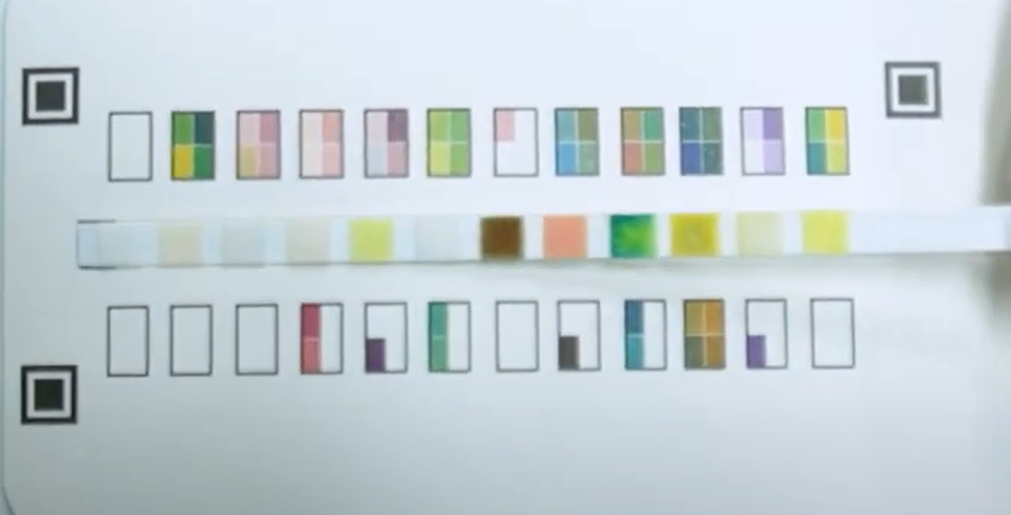
#> input picture basic_color/test_strip.jpg, 1011 x 515 px, found by its file name
$ python analyze_final.py
#> lines starting #> are read from the running program, lines starting #| are printed output that depends on the picture; after the words box and inside, x2 and y2 are one past the last pixel; in counts of white or black regions, pixels touching at a corner belong together
# analyze_final.py

import cv2
import numpy as np

def get_lab_color(image, x, y, w, h):
    """지정된 좌표(ROI)의 평균 LAB 색상 값을 반환합니다."""
    pad_roi = image[y:y+h, x:x+w]
    if pad_roi.size == 0:
        return np.array([0, 0, 0])
    avg_bgr_color = cv2.mean(pad_roi)[:3]
    bgr_pixel_image = np.array([[avg_bgr_color]], dtype=np.uint8)
    lab_pixel_image = cv2.cvtColor(bgr_pixel_image, cv2.COLOR_BGR2LAB)
    return lab_pixel_image[0][0] # [L, a, b]

# --- [1단계] 표준화 ---
image_filename = "test_strip.jpg"
image = cv2.imread(image_filename)
#> image is the input picture: shape (515, 1011, 3); mean B, G, R 212.9, 208.7, 197.5

if image is None:
    print(f"'{image_filename}' 이미지를 찾을 수 없습니다.")
else:
    pts_src_chart = np.array([
        [50, 93],   # 왼쪽 위
        [913, 90],  # 오른쪽 위
        [918, 386],  # 오른쪽 아래
        [47, 392]    # 왼쪽 아래
    ], dtype=np.float32)

    # (자동 비율 계산 로직)
    (tl, tr, br, bl) = pts_src_chart
    width_top = np.linalg.norm(tr - tl); width_bottom = np.linalg.norm(br - bl)
    max_width = int(max(width_top, width_bottom))
    height_left = np.linalg.norm(bl - tl); height_right = np.linalg.norm(br - tr)
    max_height = int(max(height_left, height_right))
    aspect_ratio = max_height / max_width
    width = 600
    height = int(width * aspect_ratio) # (h=205 근처가 될겁니다)

    print(f"표준화 이미지 크기: w={width}, h={height}")

    pts_dst = np.array([[0, 0], [width - 1, 0], [width - 1, height - 1], [0, height - 1]], dtype=np.float32)

    matrix = cv2.getPerspectiveTransform(pts_src_chart, pts_dst)
    image_warped = cv2.warpPerspective(image, matrix, (width, height))
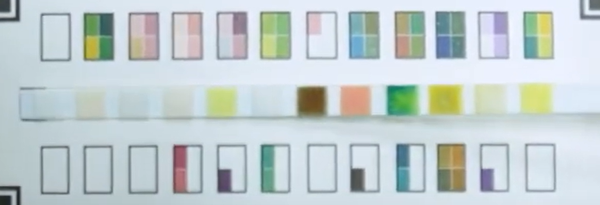
#> image_warped: shape (205, 600, 3); mean B, G, R 207.8, 206.7, 195.3

    # --- [2, 3단계] '기준 팔레트' (findContours) ---
    gray = cv2.cvtColor(image_warped, cv2.COLOR_BGR2GRAY)
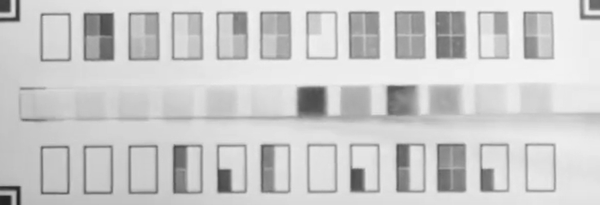
#> gray: shape (205, 600); min 33, max 247, mean 203.4
    thresh = cv2.adaptiveThreshold(gray, 255,
                                    cv2.ADAPTIVE_THRESH_GAUSSIAN_C,
                                    cv2.THRESH_BINARY_INV,
                                    15, 4)
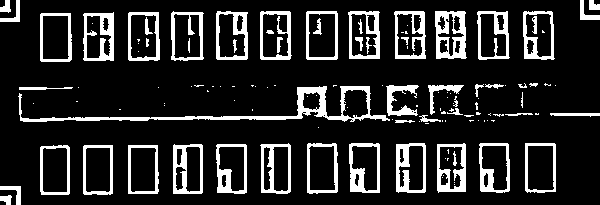
#> thresh: shape (205, 600); 15.6% white; 129 white regions (71 under 20 px)
    contours, _ = cv2.findContours(thresh, cv2.RETR_EXTERNAL, cv2.CHAIN_APPROX_SIMPLE)
#> contours = 96 contours, 55 with area under 20; largest, box (x1, y1, x2, y2) and area: (18, 86, 390, 122) 2474, (306, 11, 338, 60) 1485, (40, 13, 72, 62) 1462, (128, 12, 160, 61) 1454, (171, 11, 204, 61) 1452

    image_debug = image_warped.copy()
    baseline_palette_labs = [] # [3단계] 기준 DB
    strip_pad_labs = []        # [6단계] 스틱 LAB 값

    # (팔레트 크기 필터 - h=205 이미지 기준 튜닝 필요)
    PALETTE_W = (25, 40); PALETTE_H = (45, 55)

    for cnt in contours:
        x, y, w, h = cv2.boundingRect(cnt)

        # (크기 필터)
        if (PALETTE_W[0] < w < PALETTE_W[1]) and (PALETTE_H[0] < h < PALETTE_H[1]):
            # (Y좌표 필터: 윗줄/아랫줄만)
            if (y < height * 0.3) or (y > height * 0.6): # (위 30% 또는 아래 30% 영역)
                lab_val = get_lab_color(image_warped, x, y, w, h)
                baseline_palette_labs.append( (x, y, lab_val) )
                cv2.rectangle(image_debug, (x, y), (x + w, y + h), (0, 255, 0), 2) # 초록색
#> this loop made 96 passes
#> (x, y, w, h, avg_bgr_color in get_lab_color, bgr_pixel_image in get_lab_color, lab_val) on passes 3 to 11: (128, 145, 31, 49, (194.1, 188.8, 174.6), [[194, 188, 174]], [192, 124, 123]), (83, 145, 30, 50, (191.5, 186.5, 172.5), [[191, 186, 172]], [190, 124, 124]), (40, 145, 30, 50, (185.9, 181.5, 167.5), [[185, 181, 167]], [186, 124, 124]), (216, 144, 31, 50, (188.3, 177.5, 168.9), [[188, 177, 168]], [183, 127, 121]), (173, 144, 30, 50, (160.6, 153.3, 167.4), [[160, 153, 167]], [165, 134, 126]), (525, 143, 31, 50, (222.7, 214.1, 202.6), [[222, 214, 202]], [217, 125, 123]), (479, 143, 31, 50, (205.1, 191.3, 182.8), [[205, 191, 182]], [197, 128, 120]), (437, 143, 29, 50, (105.6, 140.6, 148), [[105, 140, 148]], [148, 125, 148]), (396, 143, 30, 50, (187.3, 176.7, 147.9), [[187, 176, 147]], [179, 121, 119])
#> (x, y, w, h, lab_val) on passes 81 to 86: (40, 13, 32, 49, [204, 125, 123]), (128, 12, 32, 49, [179, 133, 130]), (83, 12, 31, 49, [141, 110, 147]), (523, 11, 32, 49, [194, 114, 145]), (477, 11, 33, 49, [206, 133, 116]), (435, 11, 32, 48, [153, 121, 119])
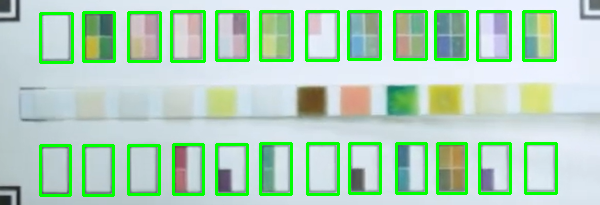
#> image_debug: shape (205, 600, 3); 9.38% of pixels changed, all inside (x1, y1, x2, y2) = (39, 10, 558, 197)
#> after the loop, baseline_palette_labs = 24 items, first 6: (128, 145, [192, 124, 123]), (83, 145, [190, 124, 124]), (40, 145, [186, 124, 124]), (216, 144, [183, 127, 121]), (173, 144, [165, 134, 126]), (525, 143, [217, 125, 123])

    # --- [5, 6단계] '소변 스틱' (Hough Lines + HSV Mask) ---

    # [5-1] '선 검출'로 스틱의 Y 경계 '자동' 찾기
    edges = cv2.Canny(gray, 50, 150)
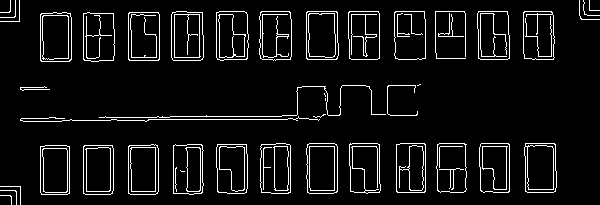
#> edges: shape (205, 600); 6.7% white in thin lines or dots
    lines = cv2.HoughLinesP(edges, 1, np.pi / 180, threshold=30, minLineLength=100, maxLineGap=10)
#> lines = [[192, 119, 295, 119]]

    horizontal_lines_y = []
    if lines is not None:
        for line in lines:
            x1, y1, x2, y2 = line[0]
            if abs(y1 - y2) < 5:
                horizontal_lines_y.append((y1 + y2) // 2)
#> this loop made 1 pass
#> after the loop, horizontal_lines_y = [119]

    Y_CENTER_GUESS = height // 2
    stick_lines_y = [y for y in horizontal_lines_y if abs(y - Y_CENTER_GUESS) < (height * 0.25)]
#> stick_lines_y = [119]

    if len(stick_lines_y) < 2:
        print("!!! 오류: 스틱의 위/아래 '수평선'을 자동으로 찾지 못했습니다.")
        strip_area_y_start, strip_area_y_end = Y_CENTER_GUESS - 20, Y_CENTER_GUESS + 20
    else:
        strip_area_y_start = min(stick_lines_y) - 5 # 5px 여유
        strip_area_y_end = max(stick_lines_y) + 5   # 5px 여유
        print(f"스틱 영역 '자동 검출' 성공: y={strip_area_y_start} ~ {strip_area_y_end}")

    # [5-2] '자동'으로 찾은 Y 경계로 스틱 영역 잘라내기
    strip_roi_image = image_warped[strip_area_y_start:strip_area_y_end, 0:width]

    if strip_roi_image.size == 0:
         print("!!! 오류: 스틱 영역을 잘라내지 못했습니다. Y좌표를 확인하세요.")
    else:
        # [5-3] (새 전처리 1) 흑백(Grayscale) 변환
        strip_gray = cv2.cvtColor(strip_roi_image, cv2.COLOR_BGR2GRAY)

        # [5-4] (새 전처리 2) CLAHE (대비 제한 적응형 히스토그램 평활화)
        # clipLimit=2.0: 대비(contrast)를 최대 2배까지만 증폭 (노이즈 방지)
        # tileGridSize=(4,4): 이미지를 4x4 격자로 나눠서 국소적으로 대비 향상
        clahe = cv2.createCLAHE(clipLimit=2.0, tileGridSize=(4, 4))
        strip_clahe = clahe.apply(strip_gray)

        # [5-5] (새 전처리 3) 'CLAHE' 이미지에 '튜닝된' adaptiveThreshold 적용

        # (blockSize=21: 21x21의 넓은 영역을 봄)
        # (C=7: ★★★ 민감도 수정 (3 -> 7) ★★★)
        # (주변 평균보다 7만큼 어두워야만 물체(흰색)로 인정)
        strip_thresh_noisy = cv2.adaptiveThreshold(strip_clahe, 255,
                                            cv2.ADAPTIVE_THRESH_GAUSSIAN_C,
                                            cv2.THRESH_BINARY_INV,
                                            21, 7)
#> strip_thresh_noisy: shape (40, 600); 22% white; 101 white regions (86 under 20 px), largest, box (x1, y1, x2, y2) and area: (18, 2, 419, 40) 3038, (428, 3, 464, 33) 360, (485, 30, 600, 36) 360

        # ★★★ [5-5-B] (새 전처리 4) '모폴로지'로 노이즈 청소 ★★★
        kernel = np.ones((3,3), np.uint8)
        strip_thresh = cv2.morphologyEx(strip_thresh_noisy, cv2.MORPH_OPEN, kernel, iterations=1)
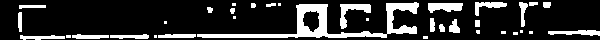
#> strip_thresh: shape (40, 600); 18.1% white; 35 white regions (13 under 20 px)

        # (디버깅) 3개의 전처리 창 띄우기
        cv2.imshow("1. Strip Gray", strip_gray)
        cv2.imshow("2. Strip CLAHE (Contrast Boosted)", strip_clahe)
        cv2.imshow("3. Strip Threshold (C=7)", strip_thresh) # <- 창 이름 변경
        cv2.imshow("4. Strip Mask (Cleaned)", strip_thresh)       # <- '청소된' 버전

        # [5-6] '최종 스레시'에서 'findContours' 실행
        pad_contours, _ = cv2.findContours(strip_thresh, cv2.RETR_EXTERNAL, cv2.CHAIN_APPROX_SIMPLE)
#> pad_contours = 35 contours, 17 with area under 20; largest, box (x1, y1, x2, y2) and area: (197, 2, 419, 38) 1895, (340, 4, 371, 29) 243, (428, 3, 463, 13) 225, (548, 30, 600, 36) 152, (475, 2, 507, 16) 149
        # ...
        print(f"\n--- [6단계] 소변 스틱 LAB (CLAHE 방식) ---")
        print(f"총 {len(pad_contours)}개의 패드 후보를 찾았습니다.")
#| 총 35개의 패드 후보를 찾았습니다.

        image_debug_strip = strip_roi_image.copy()

        # [5-7] 크기 필터
        STRIP_W = (15, 40); STRIP_H = (15, strip_area_y_end - strip_area_y_start)
        for cnt in pad_contours:
            x, y, w, h = cv2.boundingRect(cnt)
            if (STRIP_W[0] < w < STRIP_W[1]) and (STRIP_H[0] < h < STRIP_H[1]):
                abs_y = y + strip_area_y_start
                lab_val = get_lab_color(image_warped, x, abs_y, w, h)
                strip_pad_labs.append( (x, lab_val) )
                cv2.rectangle(image_debug_strip, (x, y), (x+w, y+h), (0, 0, 255), 2)
#> this loop made 35 passes
#> (x, y, w, h, abs_y, avg_bgr_color in get_lab_color, bgr_pixel_image in get_lab_color, lab_val) on pass 25: (340, 4, 31, 25, 86, (144.7, 166.9, 216.7), [[144, 166, 216]], [184, 143, 146])
#> (x, y, w, h) on passes 4, 5, 6, 7, 11, 13: (20, 35, 45, 5), (158, 34, 38, 4), (110, 34, 39, 5), (72, 34, 37, 5), (548, 30, 52, 6), (476, 30, 4, 4)
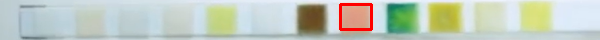
#> image_debug_strip: shape (40, 600, 3); mean B, G, R 189.6, 202.5, 193.3
#> after the loop, strip_pad_labs = [(340, [184, 143, 146])]
    # --- [7단계] 준비 완료: 결과 출력 ---
    baseline_palette_labs.sort(key=lambda p: (p[1], p[0])) # y, x 순
    strip_pad_labs.sort(key=lambda p: p[0]) # x 순

    print(f"\n--- [3단계] 기준 팔레트 LAB ({len(baseline_palette_labs)}개) ---")
#| --- [3단계] 기준 팔레트 LAB (24개) ---
    print(f"\n--- [6단계] 소변 스틱 LAB ({len(strip_pad_labs)}개) ---")
#| --- [6단계] 소변 스틱 LAB (1개) ---

    cv2.imshow("FINAL (Hough+HSV Hybrid)", image_debug) # 전체 이미지
    cv2.waitKey(0)
    cv2.destroyAllWindows()

$ run again, with basic_color/test_kit.png saved as basic_color/test_strip.jpg
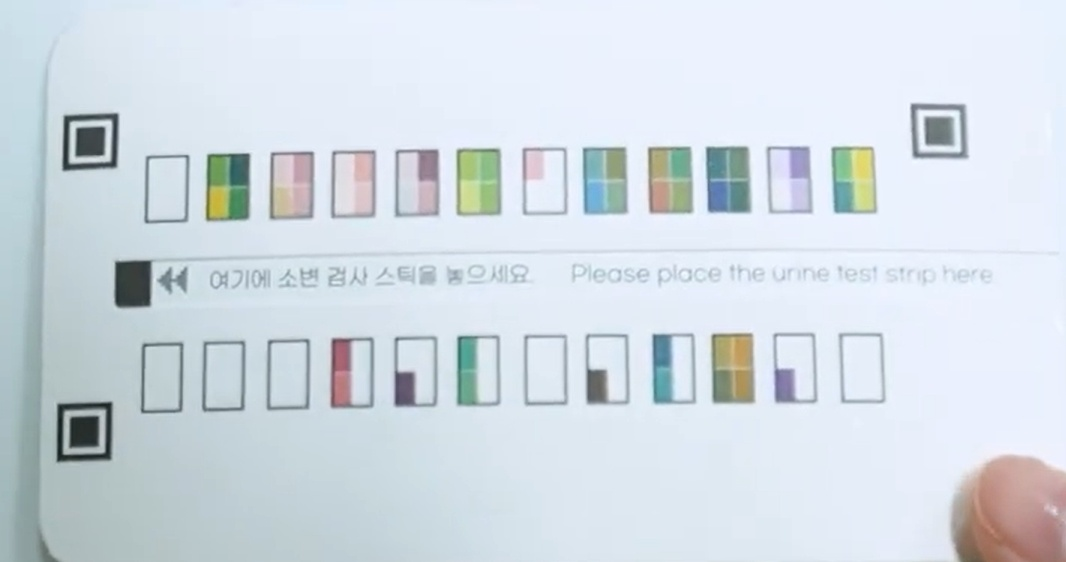
#> input picture basic_color/test_kit.png, 1066 x 562 px, found by its file name
#> image is the input picture: shape (562, 1066, 3); mean B, G, R 227.8, 220.1, 210.6
#> thresh: shape (205, 600); 14.2% white; 104 white regions (25 under 20 px)
#> contours = 78 contours, 18 with area under 20; largest, box (x1, y1, x2, y2) and area: (46, 109, 600, 147) 1475, (326, 39, 358, 86) 1421, (194, 40, 225, 88) 1378, (280, 39, 312, 86) 1352, (496, 39, 528, 86) 1350
#> the loop `for cnt in contours:` made 78 passes
#> (x, y, w, h, lab_val) on passes 65 to 72: (65, 43, 32, 47, [208, 125, 123]), (108, 42, 30, 47, [145, 109, 147]), (151, 41, 32, 47, [188, 132, 129]), (238, 40, 31, 47, [190, 132, 123]), (194, 40, 31, 48, [203, 132, 126]), (541, 39, 32, 47, [195, 113, 144]), (496, 39, 32, 47, [207, 132, 116]), (454, 39, 31, 46, [151, 120, 119])
#> after the loop `for cnt in contours:`:
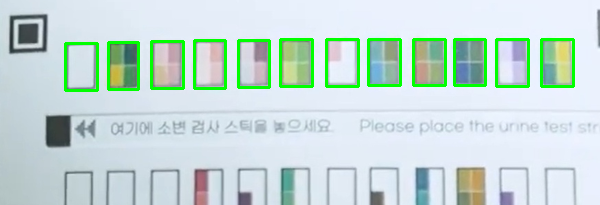
#> image_debug: shape (205, 600, 3); mean B, G, R 214.7, 219.9, 198.4
#> after the loop `for cnt in contours:`: baseline_palette_labs = 12 items, first 6: (65, 43, [208, 125, 123]), (108, 42, [145, 109, 147]), (151, 41, [188, 132, 129]), (238, 40, [190, 132, 123]), (194, 40, [203, 132, 126]), (541, 39, [195, 113, 144])
#> edges: shape (205, 600); 7.4% white in thin lines or dots
#> lines = 14 rows, first 6: [360, 125, 547, 129], [197, 123, 330, 123], [360, 127, 547, 130], [192, 131, 329, 126], [370, 125, 501, 123], [385, 111, 512, 111]
#> the loop `for line in lines:` made 14 passes
#> after the loop `for line in lines:`: horizontal_lines_y = [127, 123, 128, 124, 111, 112, 122, 132, 131, 129, 125]
#> stick_lines_y has the same summary as horizontal_lines_y
#> strip_area_y_start = 106
#> strip_area_y_end = 137
#| 스틱 영역 '자동 검출' 성공: y=106 ~ 137
#> strip_thresh_noisy: shape (31, 600); 25.7% white; 39 white regions (1 under 20 px), largest, box (x1, y1, x2, y2) and area: (45, 3, 600, 31) 1849, (75, 13, 96, 31) 205, (255, 13, 267, 27) 135
#> strip_thresh: shape (31, 600); 17.1% white; 84 white regions (50 under 20 px)
#> pad_contours = 84 contours, 69 with area under 20; largest, box (x1, y1, x2, y2) and area: (76, 4, 264, 11) 393, (46, 9, 71, 31) 280, (338, 3, 425, 7) 176, (515, 3, 562, 6) 92, (76, 14, 85, 31) 81
#| 총 84개의 패드 후보를 찾았습니다.
#> STRIP_H = (15, 31)
#> the loop `for cnt in pad_contours:` made 84 passes
#> (x, y, w, h, abs_y, lab_val) on pass 73: (46, 9, 25, 22, 115, [75, 125, 127])
#> after the loop `for cnt in pad_contours:`:
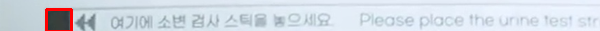
#> image_debug_strip: shape (31, 600, 3); mean B, G, R 227.5, 218.5, 210.5
#> after the loop `for cnt in pad_contours:`: strip_pad_labs = [(46, [75, 125, 127])]
#| --- [3단계] 기준 팔레트 LAB (12개) ---
#| --- [6단계] 소변 스틱 LAB (1개) ---
